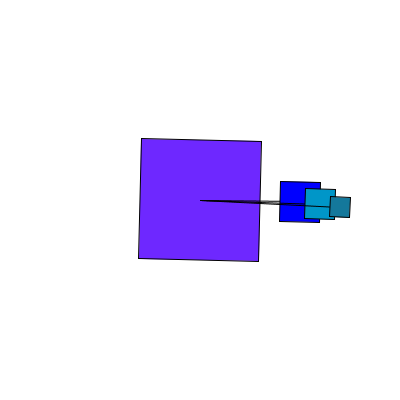
Frame 1 (no input)
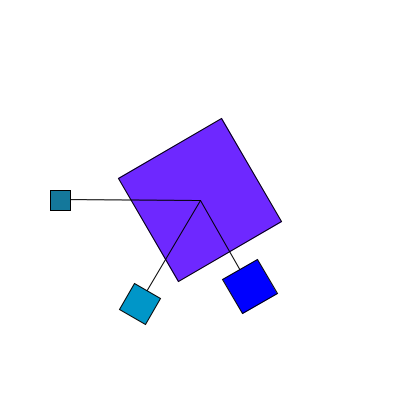
Frame 60 (the mouse pressed at the canvas centre just before this capture)
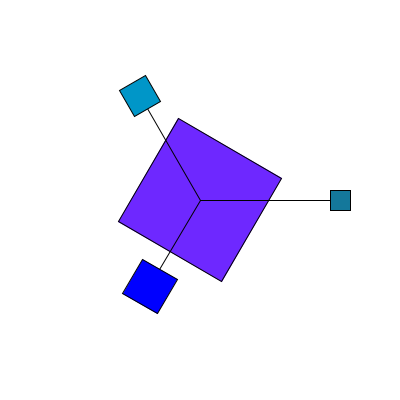
Frame 120 (the mouse held since frame 60 and released just before this capture)

The Processing sketch that drew these frames (run headless with seeded random() and noise(); from frame 60 on, the mouse is pressed at the canvas centre):

// Processing sketch: processing_55905
// ── processing_55905.pde


float angle;

void setup() {
  size(400,400);
  background(255);
  rectMode(CENTER);
  smooth();
}

void draw() {
  background(255);
  angle++;
  if( angle > 360 ) {
    angle-= 360;
  }
  //angle = (angle+1)60;
  //scale(0.5);
  pushMatrix();
    translate( width*0.5 , height*0.5 );
    rotate( radians(angle) );
    fill(110,40,255);
    rect( 0 , 0, 120 ,120 );
    line( 0,0,100,00);
    fill(0,0,255);
    rect( 100 , 0, 40 ,40 );
    pushMatrix();
      rotate( radians(angle) );
        line( 0,0,120,00);
        fill(0,150,200);
        rect( 120 , 0, 30 ,30 );
      pushMatrix();
        rotate( radians(angle) );
          line( 0,0,140,00);
          fill(20,120,155);
          rect( 140 , 0, 20 ,20 );
      popMatrix();
    popMatrix();
  popMatrix();
  //ellipse(0,0,50,50);
}
